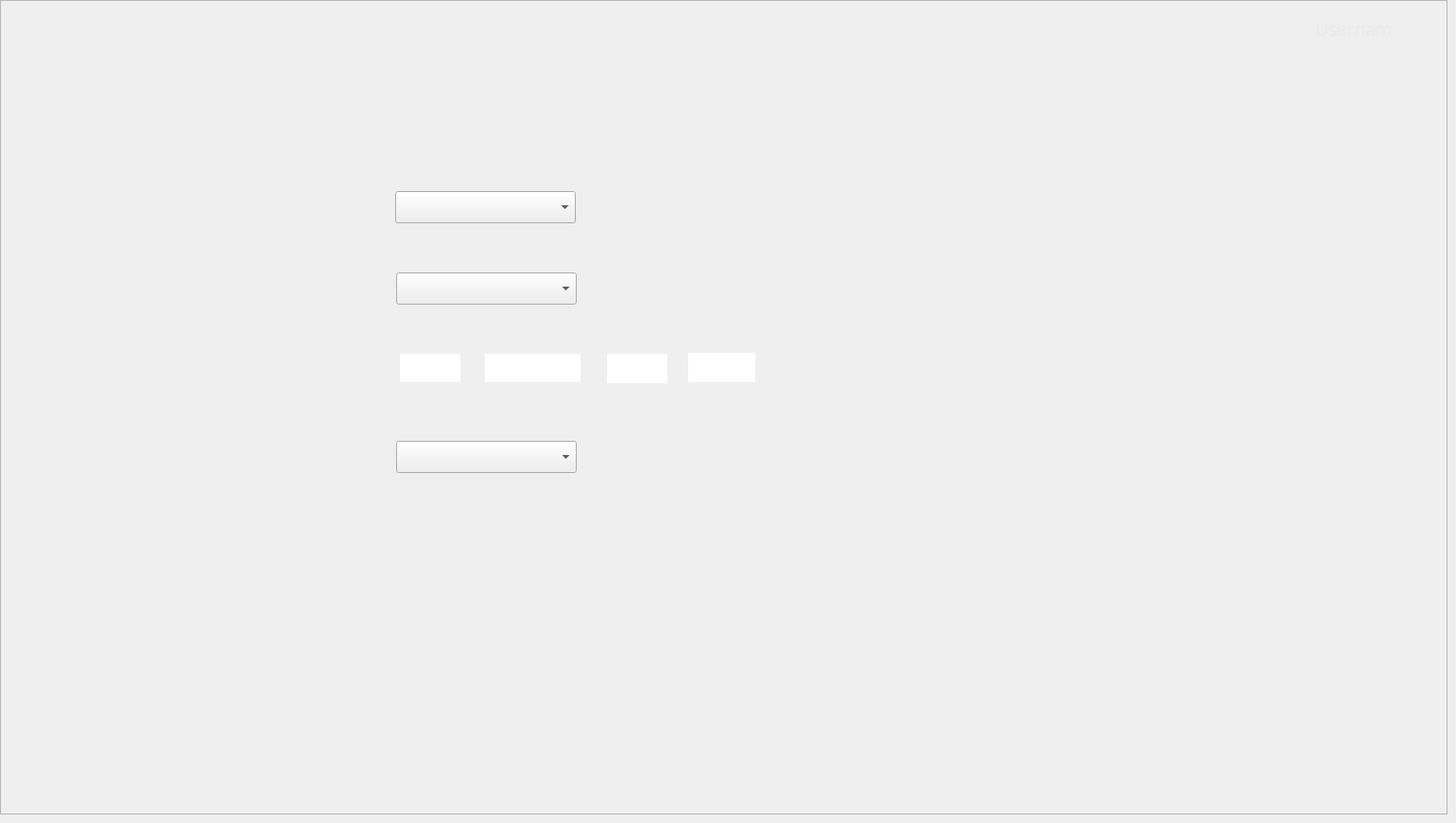
    <widget class="QWidget" name="RecordRegisterPage">
     <property name="sizePolicy">
      <sizepolicy hsizetype="Fixed" vsizetype="Fixed">
       <horstretch>0</horstretch>
       <verstretch>0</verstretch>
      </sizepolicy>
     </property>
     <widget class="QFrame" name="RecordRegisterFrame">
      <property name="geometry">
       <rect>
        <x>0</x>
        <y>0</y>
        <width>1531</width>
        <height>861</height>
       </rect>
      </property>
      <property name="frameShape">
       <enum>QFrame::StyledPanel</enum>
      </property>
      <property name="frameShadow">
       <enum>QFrame::Raised</enum>
      </property>
      <widget class="QLabel" name="BackgroundLabel_RecordRegister">
       <property name="geometry">
        <rect>
         <x>0</x>
         <y>0</y>
         <width>1521</width>
         <height>861</height>
        </rect>
       </property>
       <property name="text">
        <string/>
       </property>
       <property name="pixmap">
        <pixmap>Images/User/User-RecordRegister.png</pixmap>
       </property>
       <property name="scaledContents">
        <bool>true</bool>
       </property>
      </widget>
      <widget class="QPushButton" name="LogOutButton_RecordRegister">
       <property name="geometry">
        <rect>
         <x>0</x>
         <y>800</y>
         <width>241</width>
         <height>51</height>
        </rect>
       </property>
       <property name="text">
        <string/>
       </property>
       <property name="flat">
        <bool>true</bool>
       </property>
      </widget>
      <widget class="QPushButton" name="RecordRegisterButton_RecordRegister">
       <property name="geometry">
        <rect>
         <x>0</x>
         <y>120</y>
         <width>241</width>
         <height>51</height>
        </rect>
       </property>
       <property name="text">
        <string/>
       </property>
       <property name="flat">
        <bool>true</bool>
       </property>
      </widget>
      <widget class="QPushButton" name="PersRegisterButton_RecordRegister">
       <property name="geometry">
        <rect>
         <x>0</x>
         <y>230</y>
         <width>241</width>
         <height>51</height>
        </rect>
       </property>
       <property name="text">
        <string/>
       </property>
       <property name="flat">
        <bool>true</bool>
       </property>
      </widget>
      <widget class="QPushButton" name="HomeButton_RecordRegister">
       <property name="geometry">
        <rect>
         <x>0</x>
         <y>60</y>
         <width>241</width>
         <height>51</height>
        </rect>
       </property>
       <property name="text">
        <string/>
       </property>
       <property name="flat">
        <bool>true</bool>
       </property>
      </widget>
      <widget class="QPushButton" name="RecordLookUpButton_RecordRegister">
       <property name="geometry">
        <rect>
         <x>0</x>
         <y>170</y>
         <width>241</width>
         <height>51</height>
        </rect>
       </property>
       <property name="text">
        <string/>
       </property>
       <property name="flat">
        <bool>true</bool>
       </property>
      </widget>
      <widget class="QLabel" name="UsernameLabel_RecordRegister">
       <property name="geometry">
        <rect>
         <x>1391</x>
         <y>20</y>
         <width>81</width>
         <height>21</height>
        </rect>
       </property>
       <property name="font">
        <font>
         <family>Source Sans Pro</family>
         <pointsize>14</pointsize>
        </font>
       </property>
       <property name="cursor">
        <cursorShape>BlankCursor</cursorShape>
       </property>
       <property name="autoFillBackground">
        <bool>false</bool>
       </property>
       <property name="styleSheet">
        <string notr="true">color: rgb(234, 234, 234);</string>
       </property>
       <property name="text">
        <string>Username</string>
       </property>
      </widget>
      <widget class="QPushButton" name="GenQueriesButton_RecordRegister">
       <property name="geometry">
        <rect>
         <x>0</x>
         <y>290</y>
         <width>241</width>
         <height>51</height>
        </rect>
       </property>
       <property name="text">
        <string/>
       </property>
       <property name="flat">
        <bool>true</bool>
       </property>
      </widget>
      <widget class="QPushButton" name="CancelButton_RecordRegister">
       <property name="geometry">
        <rect>
         <x>346</x>
         <y>730</y>
         <width>121</width>
         <height>31</height>
        </rect>
       </property>
       <property name="text">
        <string/>
       </property>
       <property name="flat">
        <bool>true</bool>
       </property>
      </widget>
      <widget class="QLineEdit" name="YearInput_RecordRegister">
       <property name="enabled">
        <bool>true</bool>
       </property>
       <property name="geometry">
        <rect>
         <x>423</x>
         <y>374</y>
         <width>64</width>
         <height>30</height>
        </rect>
       </property>
       <property name="font">
        <font>
         <family>Source Sans Pro</family>
         <pointsize>12</pointsize>
        </font>
       </property>
       <property name="cursor">
        <cursorShape>IBeamCursor</cursorShape>
       </property>
       <property name="acceptDrops">
        <bool>true</bool>
       </property>
       <property name="autoFillBackground">
        <bool>false</bool>
       </property>
       <property name="frame">
        <bool>false</bool>
       </property>
       <property name="clearButtonEnabled">
        <bool>false</bool>
       </property>
      </widget>
      <widget class="QPushButton" name="ApplyButton_RecordRegister">
       <property name="geometry">
        <rect>
         <x>1298</x>
         <y>730</y>
         <width>121</width>
         <height>31</height>
        </rect>
       </property>
       <property name="text">
        <string/>
       </property>
       <property name="flat">
        <bool>true</bool>
       </property>
      </widget>
      <widget class="QComboBox" name="PersonID_RecordRegister">
       <property name="geometry">
        <rect>
         <x>419</x>
         <y>466</y>
         <width>191</width>
         <height>34</height>
        </rect>
       </property>
       <property name="font">
        <font>
         <family>Source Sans Pro</family>
         <pointsize>12</pointsize>
        </font>
       </property>
       <property name="currentText">
        <string/>
       </property>
       <property name="frame">
        <bool>true</bool>
       </property>
      </widget>
      <widget class="QLineEdit" name="OfficeInput_RecordRegister">
       <property name="enabled">
        <bool>true</bool>
       </property>
       <property name="geometry">
        <rect>
         <x>642</x>
         <y>374</y>
         <width>64</width>
         <height>31</height>
        </rect>
       </property>
       <property name="font">
        <font>
         <family>Source Sans Pro</family>
         <pointsize>12</pointsize>
        </font>
       </property>
       <property name="cursor">
        <cursorShape>IBeamCursor</cursorShape>
       </property>
       <property name="acceptDrops">
        <bool>true</bool>
       </property>
       <property name="autoFillBackground">
        <bool>false</bool>
       </property>
       <property name="frame">
        <bool>false</bool>
       </property>
       <property name="clearButtonEnabled">
        <bool>false</bool>
       </property>
      </widget>
      <widget class="QLineEdit" name="ConsecutiveInput_RecordRegister">
       <property name="enabled">
        <bool>true</bool>
       </property>
       <property name="geometry">
        <rect>
         <x>513</x>
         <y>374</y>
         <width>101</width>
         <height>30</height>
        </rect>
       </property>
       <property name="font">
        <font>
         <family>Source Sans Pro</family>
         <pointsize>12</pointsize>
        </font>
       </property>
       <property name="cursor">
        <cursorShape>IBeamCursor</cursorShape>
       </property>
       <property name="acceptDrops">
        <bool>true</bool>
       </property>
       <property name="autoFillBackground">
        <bool>false</bool>
       </property>
       <property name="frame">
        <bool>false</bool>
       </property>
       <property name="clearButtonEnabled">
        <bool>false</bool>
       </property>
      </widget>
      <widget class="QComboBox" name="OfficeChoice_RecordRegister">
       <property name="geometry">
        <rect>
         <x>419</x>
         <y>288</y>
         <width>191</width>
         <height>34</height>
        </rect>
       </property>
       <property name="font">
        <font>
         <family>Source Sans Pro</family>
         <pointsize>12</pointsize>
        </font>
       </property>
       <property name="currentText">
        <string/>
       </property>
       <property name="frame">
        <bool>true</bool>
       </property>
      </widget>
      <widget class="QLineEdit" name="SubjectInput_RecordRegister">
       <property name="enabled">
        <bool>true</bool>
       </property>
       <property name="geometry">
        <rect>
         <x>728</x>
         <y>373</y>
         <width>71</width>
         <height>31</height>
        </rect>
       </property>
       <property name="font">
        <font>
         <family>Source Sans Pro</family>
         <pointsize>12</pointsize>
        </font>
       </property>
       <property name="cursor">
        <cursorShape>IBeamCursor</cursorShape>
       </property>
       <property name="acceptDrops">
        <bool>true</bool>
       </property>
       <property name="autoFillBackground">
        <bool>false</bool>
       </property>
       <property name="frame">
        <bool>false</bool>
       </property>
       <property name="clearButtonEnabled">
        <bool>false</bool>
       </property>
      </widget>
      <widget class="QComboBox" name="JudicialCircuitChoice_RecordRegister">
       <property name="geometry">
        <rect>
         <x>418</x>
         <y>202</y>
         <width>191</width>
         <height>34</height>
        </rect>
       </property>
       <property name="font">
        <font>
         <family>Source Sans Pro</family>
         <pointsize>12</pointsize>
        </font>
       </property>
       <property name="currentText">
        <string/>
       </property>
       <property name="frame">
        <bool>true</bool>
       </property>
      </widget>
      <widget class="QPushButton" name="LawsuitsButton_RecordRegister">
       <property name="geometry">
        <rect>
         <x>0</x>
         <y>350</y>
         <width>241</width>
         <height>51</height>
        </rect>
       </property>
       <property name="text">
        <string/>
       </property>
       <property name="flat">
        <bool>true</bool>
       </property>
      </widget>
     </widget>
    </widget>
